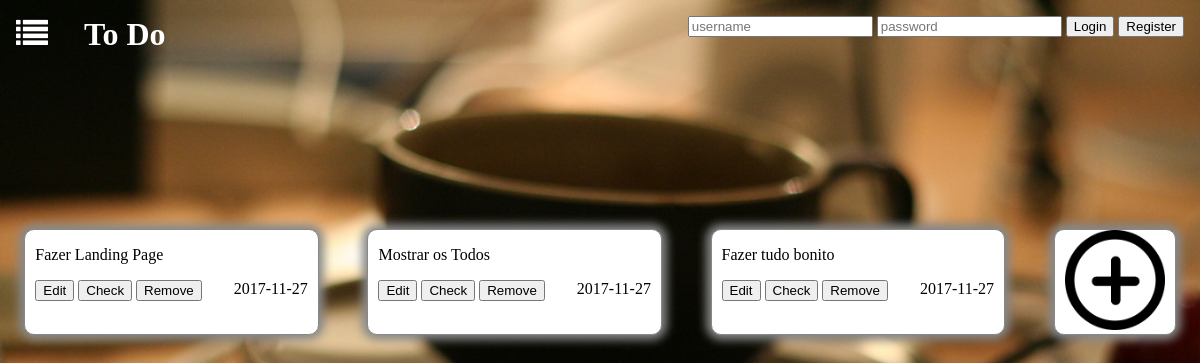
Page /list_page.php?list_id=1 on the committed database.
### tables this page shows
CREATE TABLE hasItems(
	list_id INTEGER REFERENCES lists NOT NULL,
	todo_id INTEGER REFERENCES todos NOT NULL,
	PRIMARY KEY(list_id, todo_id)
);

CREATE TABLE todos (
	todo_id INTEGER PRIMARY KEY AUTOINCREMENT,
	name VARCHAR NOT NULL,
	limit_date DATE,
	done INTEGER DEFAULT(-1),
	list_id INTEGER REFERENCES lists NOT NULL
);

### list_page.php (called while the page is built, shortened)
<?php
	include_once('includes/init.php');
	include_once('database/list.php');
	$todos = getListTodos($_GET['list_id']);
	include_once('templates/common/header_todos_list.php');
	include_once('templates/todos/show_todos.php');
	include_once('templates/common/footer.php');
?>

### database/list.php (called while the page is built, shortened)
<?php
	function getListTodos($list_id){
		global $dbh;
		$stmt = $dbh->prepare("SELECT * FROM todos, hasItems, lists
								WHERE lists.id = hasItems.list_id AND hasItems.todo_id = todos.todo_id AND lists.id = ?");
		$stmt->execute(array($list_id));
		return $stmt->fetchAll();
	}
?>

### templates/todos/show_todos.php (the view, shortened to what this page needs)
<section id="todos_only">
	<?php foreach ($todos as $todo) { ?>
	<?php
	if($todo['done'] == 1)
		$check = 'check';
	else
		$check = 'not_check';
	?>
	<div id=<?= $todo['todo_id']?> class="todo_only <?= $check ?>">
		<p><?= $todo['name']?></p>
		<span><?= $todo['limit_date']?></span>
		<a href="#"><button name="Edit">Edit</button></a>
		<?php if($todo['done'] == -1){?>
			<a href="#"><button name="Check">Check</button></a>
		<?php } else {?>
			<a href="#"><button name="Check">Uncheck</button></a>
		<?php } ?>
		<a href="#"><button name="Remove">Remove</button></a>
	</div>
	<?php } ?>
	<div class="todo_only">
		<img src="images/addIcon.png">
	</div>
</section>

### css/todos.css (style rules this page uses)
body { background-image: url("../images/intro.png"); background-size: cover; margin: 0; }
a { text-decoration: none; color: white; }
span { margin-left: 2em; float: right; }
#todos_only { padding-top: 10em; display: flex; justify-content: center; }
.todo_only { background-color: white; padding-left: 10px; padding-right: 10px; margin: 0 auto; border: 1px solid #888888; border-radius: 10px; box-shadow: 0px 0px 10px 5px #888888; }
.todo_only img { width: 100px; height: 100px; }

### rows in the picture
hasitems: todo.name "Fazer Landing Page", todo.limit_date "2017-11-27"
hasitems: todo.name "Mostrar os Todos", todo.limit_date "2017-11-27"
hasitems: todo.name "Fazer tudo bonito", todo.limit_date "2017-11-27"
